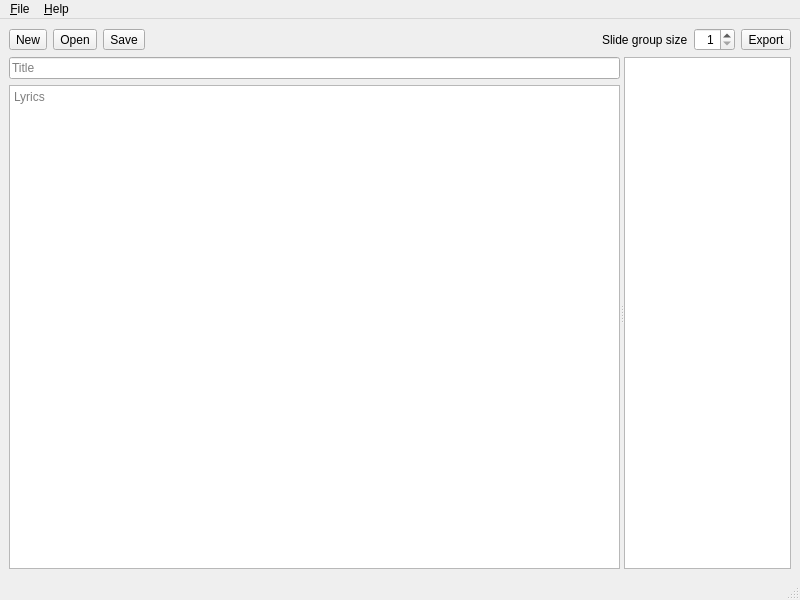
<?xml version="1.0" encoding="UTF-8"?>
<ui version="4.0">
 <class>LyricSlicer</class>
 <widget class="QMainWindow" name="LyricSlicer">
  <property name="geometry">
   <rect>
    <x>0</x>
    <y>0</y>
    <width>800</width>
    <height>600</height>
   </rect>
  </property>
  <property name="windowTitle">
   <string>Lyric Slicer</string>
  </property>
  <widget class="QWidget" name="centralwidget">
   <layout class="QVBoxLayout" name="verticalLayout_3">
    <item>
     <layout class="QHBoxLayout" name="horizontalLayout">
      <item>
       <widget class="QToolButton" name="buttonNew">
        <property name="text">
         <string>New</string>
        </property>
        <property name="iconSize">
         <size>
          <width>40</width>
          <height>40</height>
         </size>
        </property>
        <property name="toolButtonStyle">
         <enum>Qt::ToolButtonTextUnderIcon</enum>
        </property>
       </widget>
      </item>
      <item>
       <widget class="QToolButton" name="buttonOpen">
        <property name="text">
         <string>Open</string>
        </property>
        <property name="iconSize">
         <size>
          <width>40</width>
          <height>40</height>
         </size>
        </property>
        <property name="toolButtonStyle">
         <enum>Qt::ToolButtonTextUnderIcon</enum>
        </property>
       </widget>
      </item>
      <item>
       <widget class="QToolButton" name="buttonSave">
        <property name="text">
         <string>Save</string>
        </property>
        <property name="iconSize">
         <size>
          <width>40</width>
          <height>40</height>
         </size>
        </property>
        <property name="toolButtonStyle">
         <enum>Qt::ToolButtonTextUnderIcon</enum>
        </property>
       </widget>
      </item>
      <item>
       <spacer name="horizontalSpacer_2">
        <property name="orientation">
         <enum>Qt::Horizontal</enum>
        </property>
        <property name="sizeHint" stdset="0">
         <size>
          <width>0</width>
          <height>0</height>
         </size>
        </property>
       </spacer>
      </item>
      <item>
       <widget class="QLabel" name="labelSlidesPerVerse">
        <property name="text">
         <string>Slide group size</string>
        </property>
       </widget>
      </item>
      <item>
       <widget class="QSpinBox" name="spinSlidesPerVerse">
        <property name="alignment">
         <set>Qt::AlignRight|Qt::AlignTrailing|Qt::AlignVCenter</set>
        </property>
        <property name="minimum">
         <number>1</number>
        </property>
        <property name="maximum">
         <number>26</number>
        </property>
       </widget>
      </item>
      <item>
       <widget class="QToolButton" name="buttonExport">
        <property name="text">
         <string>Export</string>
        </property>
        <property name="iconSize">
         <size>
          <width>40</width>
          <height>40</height>
         </size>
        </property>
        <property name="toolButtonStyle">
         <enum>Qt::ToolButtonTextUnderIcon</enum>
        </property>
       </widget>
      </item>
     </layout>
    </item>
    <item>
     <widget class="QSplitter" name="splitter">
      <property name="sizePolicy">
       <sizepolicy hsizetype="Expanding" vsizetype="MinimumExpanding">
        <horstretch>0</horstretch>
        <verstretch>0</verstretch>
       </sizepolicy>
      </property>
      <property name="orientation">
       <enum>Qt::Horizontal</enum>
      </property>
      <property name="childrenCollapsible">
       <bool>false</bool>
      </property>
      <widget class="QWidget" name="layoutWidget">
       <layout class="QVBoxLayout" name="verticalLayout_2">
        <item>
         <widget class="QLineEdit" name="editTitle">
          <property name="placeholderText">
           <string>Title</string>
          </property>
          <property name="clearButtonEnabled">
           <bool>true</bool>
          </property>
         </widget>
        </item>
        <item>
         <widget class="QTextEdit" name="editLyrics">
          <property name="lineWrapMode">
           <enum>QTextEdit::NoWrap</enum>
          </property>
          <property name="acceptRichText">
           <bool>false</bool>
          </property>
          <property name="placeholderText">
           <string>Lyrics</string>
          </property>
         </widget>
        </item>
       </layout>
      </widget>
      <widget class="QWidget" name="layoutWidget_2">
       <layout class="QVBoxLayout" name="verticalLayout">
        <item>
         <widget class="QScrollArea" name="scrollArea">
          <property name="horizontalScrollBarPolicy">
           <enum>Qt::ScrollBarAlwaysOff</enum>
          </property>
          <property name="widgetResizable">
           <bool>true</bool>
          </property>
          <property name="alignment">
           <set>Qt::AlignCenter</set>
          </property>
          <widget class="QWidget" name="scrollContents">
           <property name="geometry">
            <rect>
             <x>0</x>
             <y>0</y>
             <width>171</width>
             <height>487</height>
            </rect>
           </property>
           <property name="palette">
            <palette>
             <active>
              <colorrole role="Base">
               <brush brushstyle="SolidPattern">
                <color alpha="255">
                 <red>255</red>
                 <green>255</green>
                 <blue>255</blue>
                </color>
               </brush>
              </colorrole>
              <colorrole role="Window">
               <brush brushstyle="SolidPattern">
                <color alpha="255">
                 <red>255</red>
                 <green>255</green>
                 <blue>255</blue>
                </color>
               </brush>
              </colorrole>
             </active>
             <inactive>
              <colorrole role="Base">
               <brush brushstyle="SolidPattern">
                <color alpha="255">
                 <red>255</red>
                 <green>255</green>
                 <blue>255</blue>
                </color>
               </brush>
              </colorrole>
              <colorrole role="Window">
               <brush brushstyle="SolidPattern">
                <color alpha="255">
                 <red>255</red>
                 <green>255</green>
                 <blue>255</blue>
                </color>
               </brush>
              </colorrole>
             </inactive>
             <disabled>
              <colorrole role="Base">
               <brush brushstyle="SolidPattern">
                <color alpha="255">
                 <red>255</red>
                 <green>255</green>
                 <blue>255</blue>
                </color>
               </brush>
              </colorrole>
              <colorrole role="Window">
               <brush brushstyle="SolidPattern">
                <color alpha="255">
                 <red>255</red>
                 <green>255</green>
                 <blue>255</blue>
                </color>
               </brush>
              </colorrole>
             </disabled>
            </palette>
           </property>
           <layout class="QVBoxLayout" name="verticalLayout_4">
            <property name="leftMargin">
             <number>0</number>
            </property>
            <property name="topMargin">
             <number>0</number>
            </property>
            <property name="rightMargin">
             <number>0</number>
            </property>
            <property name="bottomMargin">
             <number>0</number>
            </property>
            <item>
             <widget class="QWidget" name="widgetPages" native="true">
              <layout class="QVBoxLayout" name="verticalLayout_5"/>
             </widget>
            </item>
            <item>
             <spacer name="verticalSpacer">
              <property name="orientation">
               <enum>Qt::Vertical</enum>
              </property>
              <property name="sizeHint" stdset="0">
               <size>
                <width>0</width>
                <height>0</height>
               </size>
              </property>
             </spacer>
            </item>
           </layout>
          </widget>
         </widget>
        </item>
       </layout>
      </widget>
     </widget>
    </item>
   </layout>
  </widget>
  <widget class="QMenuBar" name="menubar">
   <property name="geometry">
    <rect>
     <x>0</x>
     <y>0</y>
     <width>800</width>
     <height>24</height>
    </rect>
   </property>
   <widget class="QMenu" name="menu_File">
    <property name="title">
     <string>&amp;File</string>
    </property>
    <addaction name="actionNew"/>
    <addaction name="actionOpen"/>
    <addaction name="separator"/>
    <addaction name="actionSave"/>
    <addaction name="actionSaveAs"/>
    <addaction name="separator"/>
    <addaction name="actionExport"/>
    <addaction name="separator"/>
    <addaction name="actionQuit"/>
   </widget>
   <widget class="QMenu" name="menuHelp">
    <property name="title">
     <string>&amp;Help</string>
    </property>
    <addaction name="actionAbout"/>
   </widget>
   <addaction name="menu_File"/>
   <addaction name="menuHelp"/>
  </widget>
  <widget class="QStatusBar" name="statusbar"/>
  <action name="actionNew">
   <property name="text">
    <string>&amp;New</string>
   </property>
  </action>
  <action name="actionOpen">
   <property name="text">
    <string>&amp;Open...</string>
   </property>
  </action>
  <action name="actionSave">
   <property name="text">
    <string>&amp;Save</string>
   </property>
  </action>
  <action name="actionSaveAs">
   <property name="text">
    <string>Save &amp;As...</string>
   </property>
  </action>
  <action name="actionExport">
   <property name="text">
    <string>&amp;Export...</string>
   </property>
  </action>
  <action name="actionQuit">
   <property name="text">
    <string>&amp;Quit</string>
   </property>
  </action>
  <action name="actionAbout">
   <property name="text">
    <string>&amp;About...</string>
   </property>
  </action>
 </widget>
 <resources/>
 <connections/>
</ui>
